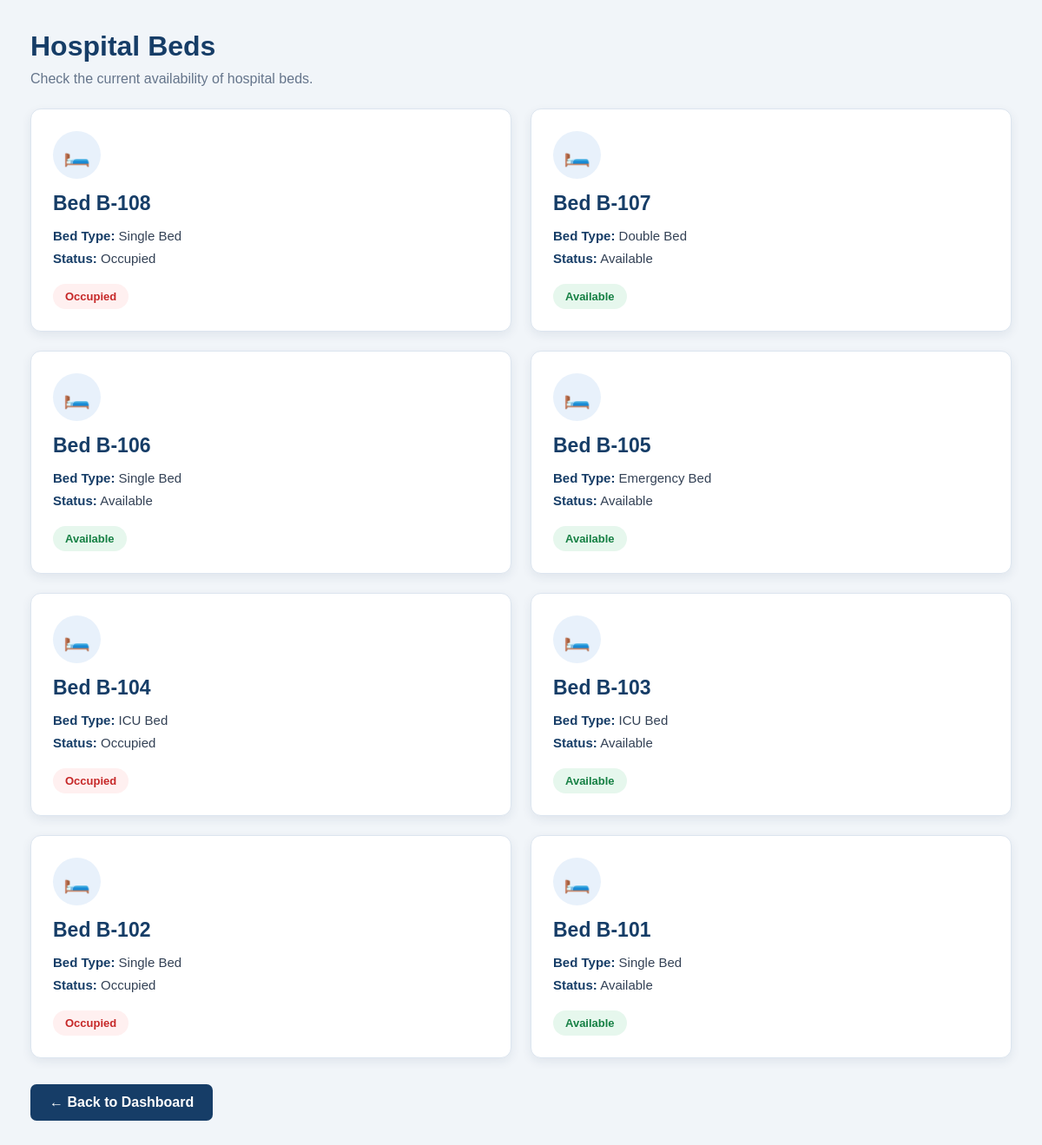
Screenshot of /beds with the database file from the repository.
### tables this page shows
CREATE TABLE beds (
            id INTEGER PRIMARY KEY AUTOINCREMENT,
            bed_number TEXT NOT NULL UNIQUE,
            ward TEXT NOT NULL,
            bed_type TEXT NOT NULL,
            status TEXT NOT NULL
        );

### app.py (the view, shortened to what this page needs)
@app.route("/beds", methods=["GET", "POST"])
def beds():
    conn = get_db_connection()
    beds_data = conn.execute("""
        SELECT *
        FROM beds
        ORDER BY id DESC
    """).fetchall()
    conn.close()
    return render_template(
        "beds.html",
        beds=beds_data
    )

### app.py (called while the page is built)
def get_db_connection():
    conn = sqlite3.connect(DATABASE)
    conn.row_factory = sqlite3.Row
    return conn

### templates/beds.html (shortened to what this page needs)
<!DOCTYPE html>
<html lang="en">
<head>
    <link rel="stylesheet"
          href="{{ url_for('static', filename='css/style.css') }}">
</head>
<body>
    <div class="page-container">
        <h1 class="page-heading">Hospital Beds</h1>
        <p class="page-description">
            Check the current availability of hospital beds.
        </p>
        <div class="bed-grid">
            {% for bed in beds %}
            <div class="bed-card">
                <div class="bed-icon">🛏️</div>
                <h2>Bed {{ bed.bed_number }}</h2>
                <p>
                    <span class="bed-label">Bed Type:</span>
                    {{ bed.bed_type }}
                </p>
                <p>
                    <span class="bed-label">Status:</span>
                    {{ bed.status }}
                </p>
                {% if bed.status == "Available" %}
                    <span class="status-badge available">
                        Available
                    </span>
                {% else %}
                    <span class="status-badge occupied">
                        Occupied
                    </span>
                {% endif %}
            </div>
            {% endfor %}
        </div>
        <a class="back-button" href="{{ url_for('index') }}">
            ← Back to Dashboard
        </a>
    </div>
</body>
</html>

### static/css/style.css (style rules this page uses)
* { margin: 0; padding: 0; box-sizing: border-box; }
body { font-family: Arial, Helvetica, sans-serif; background: #f1f5f9; color: #1e293b; min-height: 100vh; }

### templates/beds.html (style rules this page uses)
.page-container { padding: 35px; }
.page-heading { color: #163d67; font-size: 32px; margin-bottom: 10px; }
.page-description { color: #65758b; margin-bottom: 25px; font-size: 16px; }
.bed-grid { display: grid; grid-template-columns: repeat(2, 1fr); gap: 22px; }
.bed-card { background: white; border: 1px solid #dce5ef; border-radius: 12px; padding: 25px; box-shadow: 0 4px 12px rgba(20, 55, 90, 0.08); transition: 0.2s; }
.bed-icon { width: 55px; height: 55px; background: #e8f1fb; color: #163d67; border-radius: 50%; display: flex; align-items: center; justify-content: center; font-size: 25px; margin-bottom: 15px; }
.bed-card h2 { color: #163d67; margin-bottom: 15px; font-size: 23px; }
.bed-card p { margin: 9px 0; color: #334155; font-size: 15px; }
.bed-label { font-weight: bold; color: #163d67; }
.status-badge { display: inline-block; margin-top: 12px; padding: 7px 14px; border-radius: 20px; font-size: 13px; font-weight: bold; }
.available { background: #e6f7ed; color: #168044; }
.occupied { background: #fff0f0; color: #c62828; }
.back-button { display: inline-block; margin-top: 30px; background: #163d67; color: white; padding: 12px 22px; border-radius: 7px; text-decoration: none; font-weight: bold; }

### rows the page displays
beds: bed_number "B-108", bed_type "Single Bed", status "Occupied"
beds: bed_number "B-107", bed_type "Double Bed", status "Available"
beds: bed_number "B-106", bed_type "Single Bed", status "Available"
beds: bed_number "B-105", bed_type "Emergency Bed", status "Available"
beds: bed_number "B-104", bed_type "ICU Bed", status "Occupied"
beds: bed_number "B-103", bed_type "ICU Bed", status "Available"
beds: bed_number "B-102", bed_type "Single Bed", status "Occupied"
beds: bed_number "B-101", bed_type "Single Bed", status "Available"
